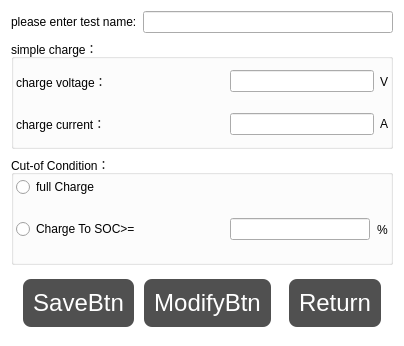
<?xml version="1.0" encoding="UTF-8"?>
<ui version="4.0">
 <class>ChargeTestDialog</class>
 <widget class="QDialog" name="ChargeTestDialog">
  <property name="geometry">
   <rect>
    <x>0</x>
    <y>0</y>
    <width>404</width>
    <height>346</height>
   </rect>
  </property>
  <property name="windowTitle">
   <string>ChargeTestDialog</string>
  </property>
  <property name="windowIcon">
   <iconset resource="batteryplatform.qrc">
    <normaloff>:/res/res/battery.png</normaloff>:/res/res/battery.png</iconset>
  </property>
  <property name="styleSheet">
   <string notr="true">QPushButton {
		
	background-color: rgb(80, 80, 80);
    border-radius: 8px;
    padding: 10px 10px;
    text-align: center;
    text-decoration: none;
    font-size: 24px;
    margin: 8px 4px;
    color: white;
}
QPushButton:hover {   
	
	background-color: rgb(0, 0, 0);
}
QPushButton:pressed {
    padding-left:13px;
    /*上内边距为3像素，让按下时字向下移动3像素*/  
    padding-top:13px;
}
QWidget#ChargeTestDialog{	
	background-color: rgb(255, 255, 255);
}</string>
  </property>
  <layout class="QVBoxLayout" name="verticalLayout_3">
   <item>
    <layout class="QHBoxLayout" name="horizontalLayout_3">
     <item>
      <widget class="QLabel" name="label_2">
       <property name="sizePolicy">
        <sizepolicy hsizetype="Preferred" vsizetype="Fixed">
         <horstretch>0</horstretch>
         <verstretch>0</verstretch>
        </sizepolicy>
       </property>
       <property name="styleSheet">
        <string notr="true">font: 12pt &quot;微软雅黑&quot;;</string>
       </property>
       <property name="text">
        <string>please enter test name:</string>
       </property>
      </widget>
     </item>
     <item>
      <widget class="QLineEdit" name="lineEdit_testname">
       <property name="styleSheet">
        <string notr="true">font: 12pt &quot;微软雅黑&quot;;</string>
       </property>
       <property name="text">
        <string/>
       </property>
      </widget>
     </item>
    </layout>
   </item>
   <item>
    <widget class="QGroupBox" name="groupBox">
     <property name="styleSheet">
      <string notr="true">font: 12pt &quot;微软雅黑&quot;;</string>
     </property>
     <property name="title">
      <string>simple charge：</string>
     </property>
     <layout class="QVBoxLayout" name="verticalLayout">
      <property name="spacing">
       <number>2</number>
      </property>
      <property name="leftMargin">
       <number>2</number>
      </property>
      <property name="topMargin">
       <number>2</number>
      </property>
      <property name="rightMargin">
       <number>2</number>
      </property>
      <property name="bottomMargin">
       <number>2</number>
      </property>
      <item>
       <layout class="QHBoxLayout" name="horizontalLayout_15">
        <item>
         <widget class="QLabel" name="label">
          <property name="text">
           <string>charge voltage：</string>
          </property>
         </widget>
        </item>
        <item>
         <widget class="QLineEdit" name="lineEdit_Voltage_simple">
          <property name="sizePolicy">
           <sizepolicy hsizetype="Expanding" vsizetype="Fixed">
            <horstretch>0</horstretch>
            <verstretch>0</verstretch>
           </sizepolicy>
          </property>
          <property name="minimumSize">
           <size>
            <width>144</width>
            <height>0</height>
           </size>
          </property>
          <property name="maximumSize">
           <size>
            <width>144</width>
            <height>16777215</height>
           </size>
          </property>
          <property name="inputMask">
           <string/>
          </property>
          <property name="placeholderText">
           <string/>
          </property>
         </widget>
        </item>
        <item>
         <widget class="QLabel" name="label_9">
          <property name="sizePolicy">
           <sizepolicy hsizetype="Fixed" vsizetype="Preferred">
            <horstretch>0</horstretch>
            <verstretch>0</verstretch>
           </sizepolicy>
          </property>
          <property name="text">
           <string>V</string>
          </property>
         </widget>
        </item>
       </layout>
      </item>
      <item>
       <layout class="QHBoxLayout" name="horizontalLayout_4">
        <item>
         <widget class="QLabel" name="label_15">
          <property name="text">
           <string>charge current：</string>
          </property>
         </widget>
        </item>
        <item>
         <widget class="QLineEdit" name="lineEdit_Current_simple">
          <property name="sizePolicy">
           <sizepolicy hsizetype="Expanding" vsizetype="Fixed">
            <horstretch>0</horstretch>
            <verstretch>0</verstretch>
           </sizepolicy>
          </property>
          <property name="minimumSize">
           <size>
            <width>144</width>
            <height>0</height>
           </size>
          </property>
          <property name="maximumSize">
           <size>
            <width>144</width>
            <height>16777215</height>
           </size>
          </property>
          <property name="placeholderText">
           <string/>
          </property>
         </widget>
        </item>
        <item>
         <widget class="QLabel" name="label_13">
          <property name="sizePolicy">
           <sizepolicy hsizetype="Fixed" vsizetype="Preferred">
            <horstretch>0</horstretch>
            <verstretch>0</verstretch>
           </sizepolicy>
          </property>
          <property name="text">
           <string>A</string>
          </property>
         </widget>
        </item>
       </layout>
      </item>
     </layout>
    </widget>
   </item>
   <item>
    <widget class="QGroupBox" name="groupBox_2">
     <property name="styleSheet">
      <string notr="true">font: 12pt &quot;微软雅黑&quot;;</string>
     </property>
     <property name="title">
      <string>Cut-of Condition：</string>
     </property>
     <layout class="QVBoxLayout" name="verticalLayout_2">
      <property name="spacing">
       <number>2</number>
      </property>
      <property name="leftMargin">
       <number>2</number>
      </property>
      <property name="topMargin">
       <number>2</number>
      </property>
      <property name="rightMargin">
       <number>2</number>
      </property>
      <property name="bottomMargin">
       <number>2</number>
      </property>
      <item>
       <widget class="QRadioButton" name="radioButton_fullCharge">
        <property name="text">
         <string>full Charge</string>
        </property>
       </widget>
      </item>
      <item>
       <layout class="QHBoxLayout" name="horizontalLayout">
        <property name="spacing">
         <number>7</number>
        </property>
        <item>
         <widget class="QRadioButton" name="radioButton_SOC">
          <property name="text">
           <string>Charge To SOC&gt;=</string>
          </property>
         </widget>
        </item>
        <item>
         <widget class="QLineEdit" name="lineEdit_SOC">
          <property name="minimumSize">
           <size>
            <width>140</width>
            <height>0</height>
           </size>
          </property>
          <property name="maximumSize">
           <size>
            <width>140</width>
            <height>16777215</height>
           </size>
          </property>
         </widget>
        </item>
        <item>
         <widget class="QLabel" name="label_14">
          <property name="sizePolicy">
           <sizepolicy hsizetype="Fixed" vsizetype="Preferred">
            <horstretch>0</horstretch>
            <verstretch>0</verstretch>
           </sizepolicy>
          </property>
          <property name="text">
           <string>%</string>
          </property>
         </widget>
        </item>
       </layout>
      </item>
     </layout>
    </widget>
   </item>
   <item>
    <layout class="QHBoxLayout" name="horizontalLayout_2">
     <property name="spacing">
      <number>2</number>
     </property>
     <item>
      <spacer name="horizontalSpacer_3">
       <property name="orientation">
        <enum>Qt::Horizontal</enum>
       </property>
       <property name="sizeHint" stdset="0">
        <size>
         <width>40</width>
         <height>20</height>
        </size>
       </property>
      </spacer>
     </item>
     <item>
      <widget class="QPushButton" name="SaveBtn">
       <property name="text">
        <string>SaveBtn</string>
       </property>
      </widget>
     </item>
     <item>
      <widget class="QPushButton" name="ModifyBtn">
       <property name="text">
        <string>ModifyBtn</string>
       </property>
      </widget>
     </item>
     <item>
      <spacer name="horizontalSpacer_5">
       <property name="orientation">
        <enum>Qt::Horizontal</enum>
       </property>
       <property name="sizeHint" stdset="0">
        <size>
         <width>40</width>
         <height>20</height>
        </size>
       </property>
      </spacer>
     </item>
     <item>
      <widget class="QPushButton" name="ReturnBtn">
       <property name="text">
        <string>Return</string>
       </property>
      </widget>
     </item>
     <item>
      <spacer name="horizontalSpacer_4">
       <property name="orientation">
        <enum>Qt::Horizontal</enum>
       </property>
       <property name="sizeHint" stdset="0">
        <size>
         <width>40</width>
         <height>20</height>
        </size>
       </property>
      </spacer>
     </item>
    </layout>
   </item>
  </layout>
 </widget>
 <layoutdefault spacing="6" margin="11"/>
 <resources>
  <include location="batteryplatform.qrc"/>
 </resources>
 <connections/>
</ui>
